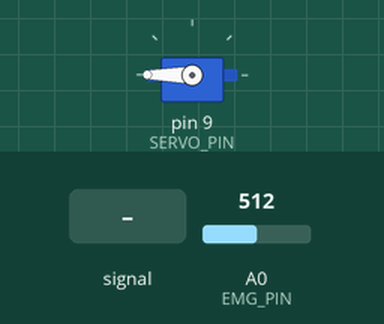
Simulated run of this sketch. Board: Arduino Uno, built with avr-gcc and run on an emulated ATmega328P. Shown: servo. Inputs (shaded band) come from the test bench; at power-on: A0 (EMG_PIN) = 512. What the sketch prints to the serial monitor is not drawn.

Above: at 1.2 s.
1.3 s: A0 (EMG_PIN) fed a 200 Hz sine of ±460 counts around its level
4.3 s: A0 (EMG_PIN) set to 240
5.8 s: A0 (EMG_PIN) set to 262
At 6.4 s:
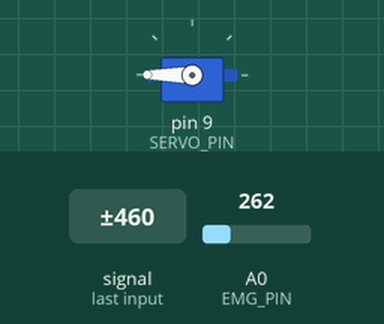
7.3 s: A0 (EMG_PIN) set to 122
At 8.5 s:
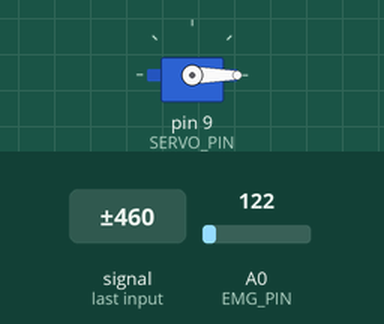
8.8 s: A0 (EMG_PIN) set to 260
At 9.8 s:
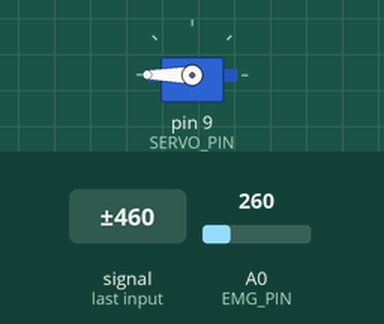
Timing chart, 0 to 11.3 s (numbered marks = the images above; inputs shaded):
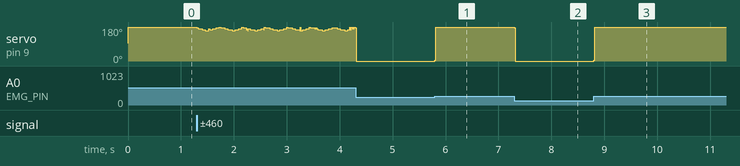

The sketch:

EMG_Servo.ino
```cpp
#include <Servo.h>
#define THRESHOLD 250
#define EMG_PIN 0
#define SERVO_PIN 9
Servo SERVO_1;
void setup() {
  // put your setup code here, to run once:
  Serial.begin(115200);
  SERVO_1.attach(SERVO_PIN);
}

void loop() {
  // put your main code here, to run repeatedly:
  int value = analogRead(EMG_PIN);
    if(value>=THRESHOLD){
      SERVO_1.write(SERVO_1.read()+5);
    }
    else{
      SERVO_1.write(SERVO_1.read()-5);
    }
    Serial.println(value);
}
```

Measured:
- after the input at 5.8 s, servo on pin 9 (SERVO_PIN): 0° → 180° at once
- after the input at 7.3 s, servo on pin 9 (SERVO_PIN): 180° → 0° at once
- after the input at 8.8 s, servo on pin 9 (SERVO_PIN): 0° → 180° at once
